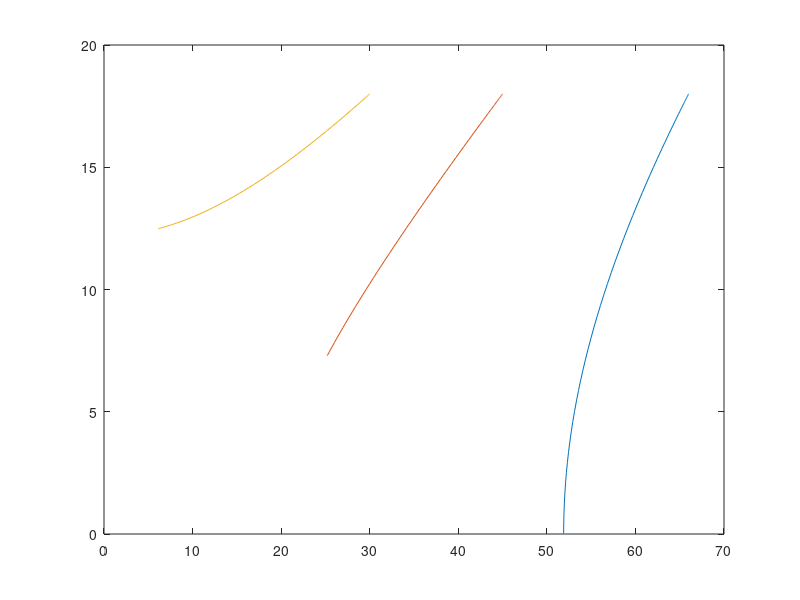

Write the MATLAB code that produced this figure. (Note: this script raises an error after producing the figure.)
function c_cp_predprey
global a1 a2;

tend = 30;%se the end time to run the simulation
a1=0.0544; a2=0.0106; 
u0vec = [66 45 30; % make a matrix of 3 ICs
         18 18 18]; 
u0size = size(u0vec);
numICs = u0size(2); 

% plot phase-plane curve for each Init Cond
for k = 1:numICs
    u0 = u0vec(:,k); %choose kth col for init cond
    [tsol, usol] = ode45(@rhs, [0, tend], u0);
    Rsol = usol(:, 1); Bsol = usol(:, 2); 
    plot(Rsol, Bsol); hold on;
end
% makearrows, see Appendix for this function
c_dirplot(@rhs, 0, 70, 0, 20, 10);
axis([0,70, 0, 20]); 

function udot = rhs(t, u)
global a1 a2;
R=u(1); B=u(2); 
Rdash = -a1*B;
Bdash = -a2*R;
udot = [Rdash; Bdash];



